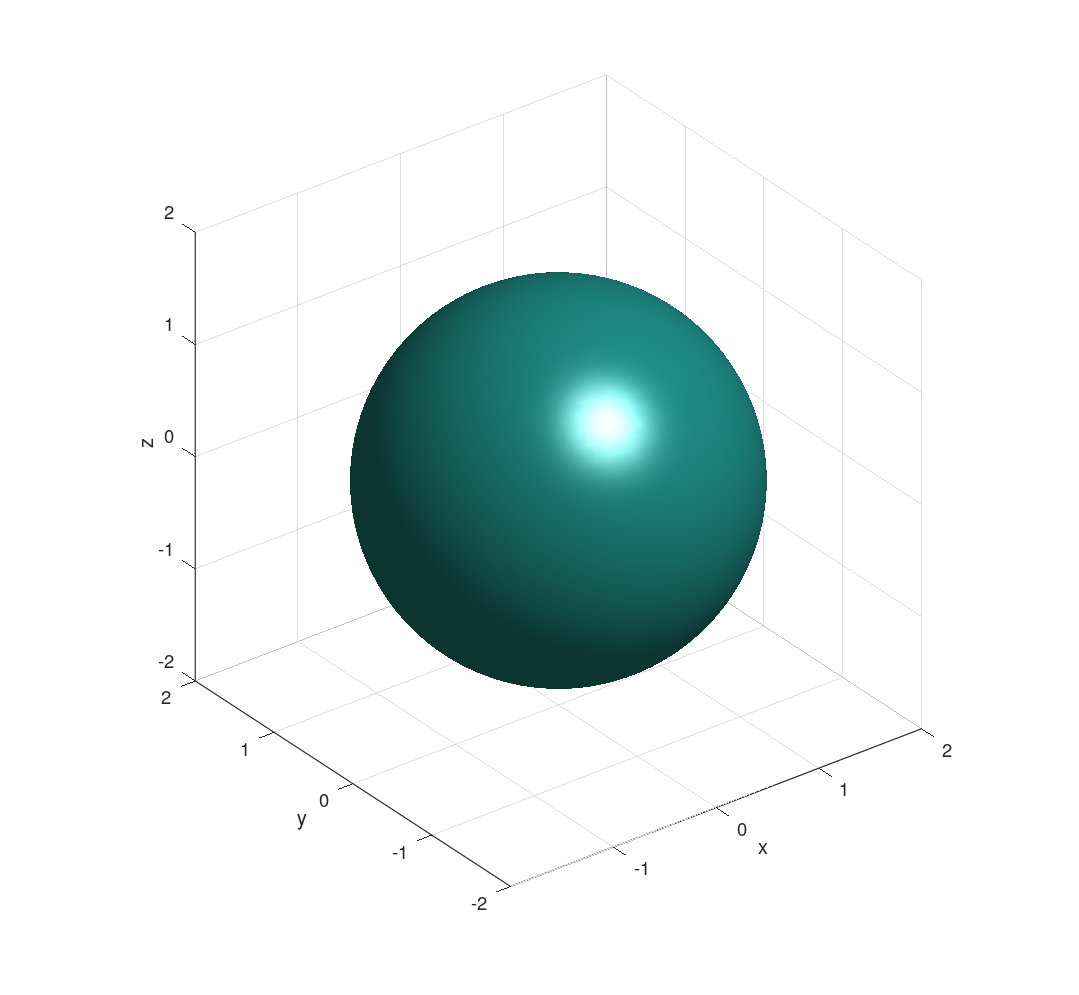

This chart was generated by the following MATLAB code:
% visualise4D.m
% Nah jk. You can't do that, at least not now. What we can do, is to plot
% something called an isosurface.
% A straight plot of f versus x,y and z would require 4D visualisations.
% What we do, is we project this 4D onto a 3D plot. An isosurface for such
% a function is the surface made by the points in 3D space for which f
% acquires a certain value.
%                f(x,y,z) = a

% It is analogous to what we did for functions f(x,y) by plotting contours
% in 2D.

% Standard stuff, just defining the (x,y,z) mesh on which to evaluate
% f(x,y,z)
t = linspace(-2,2,50);
[x,y,z] = meshgrid(t,t,t);

r = sqrt(x.^2 +y.^2 + z.^2);
f = exp(-r); % Can you guess how it would look like? Don't let that sqrt() throw you off!

% the plot
figure
isosurface(x,y,z,f,0.2); % f = 0.2. This plots the isosurface for the 1s orbital of the hydrogen atom.

xlim([-2,2]);ylim([-2,2]);zlim([-2,2]);
set(gca,'fontsize',16,'linewidth',1);
xlabel('x');ylabel('y');zlabel('z');
set(gca,'XTick',[-1:1:2]);
set(gca,'YTick',[-2:1:2]);
set(gca,'XTick',[-1:1:2]);
axis equal % to get an undistorted figure
grid on

set(gcf,'PaperPosition',[1,1,13,12]);
%print -deps2c 'isosurf.eps'
